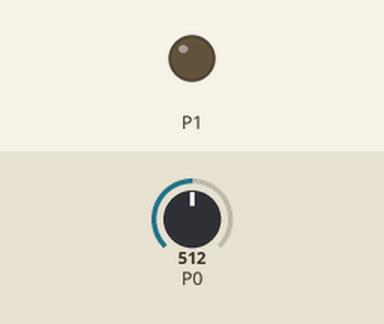
Bench run of a program on a simulated BBC micro:bit running MicroPython. Shown: output pins drawn as LEDs (lit = HIGH). The inputs (shaded band) are chosen by the test bench; at power-on: P0 = 512 (analog values on the 0–1023 scale).

Above: at 1.2 s.
1.3 s: P0 set to 52
2.8 s: P0 set to 46
At 3.6 s:
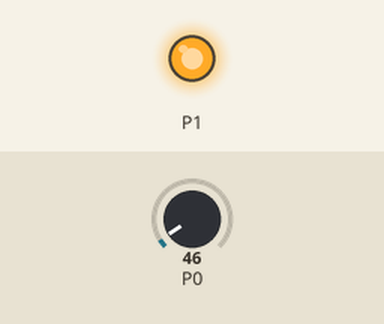
4.3 s: P0 set to 122
At 4.8 s:
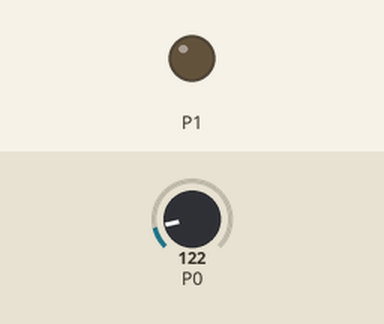
5.8 s: P0 set to 40
At 6.1 s:
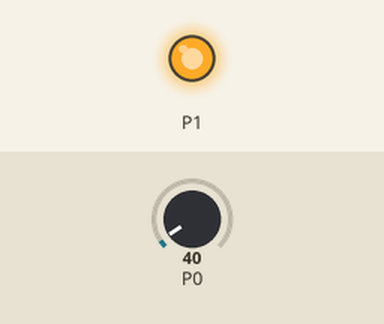
Timing chart, 0 to 8.3 s (numbered marks = the images above; inputs shaded):
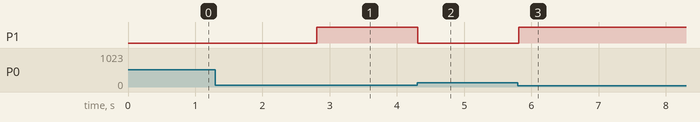

The program:

IR_obstacleDetector.py
```python
# Use the wiring from: https://www.littlebird.com.au/learn/92/preview?key=hpwych9eYWYmFmbu
# This python code will turn the LED on when an obstacle gets 'too close' to the IR module.
# How close is too close is determined by the value of the threshold variable.

from microbit import *

threshold = 50
value = 0

while True:
    value = pin0.read_analog()
    if value < 50:
        pin1.write_digital(1)
    else:
        pin1.write_digital(0)
    sleep(100)
```

Measured:
- the behaviour switches between 50 and 49 on P0 (found by bisection; images 0 and 1)
- after the input at 1.3 s, every drawn part: stays the same
- after the input at 2.8 s, P1: LOW → HIGH at once
- after the input at 4.3 s, P1: HIGH → LOW at once
- after the input at 5.8 s, P1: LOW → HIGH at once
